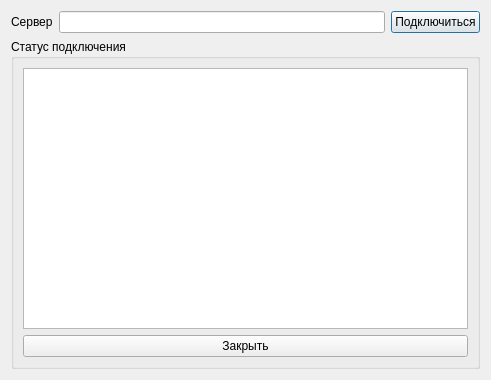
<?xml version="1.0" encoding="UTF-8"?>
<ui version="4.0">
 <class>UnicalcClientLib::DoNotTouchItInYourProgram::ConnectionDialog</class>
 <widget class="QDialog" name="UnicalcClientLib::DoNotTouchItInYourProgram::ConnectionDialog">
  <property name="geometry">
   <rect>
    <x>0</x>
    <y>0</y>
    <width>491</width>
    <height>380</height>
   </rect>
  </property>
  <property name="windowTitle">
   <string>Сервер</string>
  </property>
  <property name="windowIcon">
   <iconset resource="logo.qrc">
    <normaloff>:/res/Images/iis_logo_small.png</normaloff>:/res/Images/iis_logo_small.png</iconset>
  </property>
  <layout class="QVBoxLayout" name="verticalLayout_2">
   <item>
    <layout class="QHBoxLayout" name="horizontalLayout">
     <property name="sizeConstraint">
      <enum>QLayout::SetDefaultConstraint</enum>
     </property>
     <item>
      <widget class="QLabel" name="label">
       <property name="sizePolicy">
        <sizepolicy hsizetype="Preferred" vsizetype="Fixed">
         <horstretch>0</horstretch>
         <verstretch>0</verstretch>
        </sizepolicy>
       </property>
       <property name="text">
        <string>Сервер</string>
       </property>
      </widget>
     </item>
     <item>
      <widget class="QLineEdit" name="serverUrl">
       <property name="inputMask">
        <string/>
       </property>
      </widget>
     </item>
     <item>
      <widget class="QPushButton" name="connectButton">
       <property name="text">
        <string>Подключиться</string>
       </property>
      </widget>
     </item>
    </layout>
   </item>
   <item>
    <widget class="QGroupBox" name="groupBox">
     <property name="title">
      <string>Статус подключения</string>
     </property>
     <layout class="QVBoxLayout" name="verticalLayout">
      <item>
       <widget class="QPlainTextEdit" name="history">
        <property name="readOnly">
         <bool>true</bool>
        </property>
       </widget>
      </item>
      <item>
       <widget class="QPushButton" name="pushButton_2">
        <property name="text">
         <string>Закрыть</string>
        </property>
       </widget>
      </item>
     </layout>
    </widget>
   </item>
  </layout>
 </widget>
 <resources>
  <include location="logo.qrc"/>
 </resources>
 <connections>
  <connection>
   <sender>pushButton_2</sender>
   <signal>clicked()</signal>
   <receiver>UnicalcClientLib::DoNotTouchItInYourProgram::ConnectionDialog</receiver>
   <slot>close()</slot>
   <hints>
    <hint type="sourcelabel">
     <x>218</x>
     <y>354</y>
    </hint>
    <hint type="destinationlabel">
     <x>541</x>
     <y>349</y>
    </hint>
   </hints>
  </connection>
  <connection>
   <sender>connectButton</sender>
   <signal>clicked()</signal>
   <receiver>UnicalcClientLib::DoNotTouchItInYourProgram::ConnectionDialog</receiver>
   <slot>onConnectButtonPushed()</slot>
   <hints>
    <hint type="sourcelabel">
     <x>386</x>
     <y>25</y>
    </hint>
    <hint type="destinationlabel">
     <x>597</x>
     <y>23</y>
    </hint>
   </hints>
  </connection>
 </connections>
 <slots>
  <slot>onConnectButtonPushed()</slot>
 </slots>
</ui>
